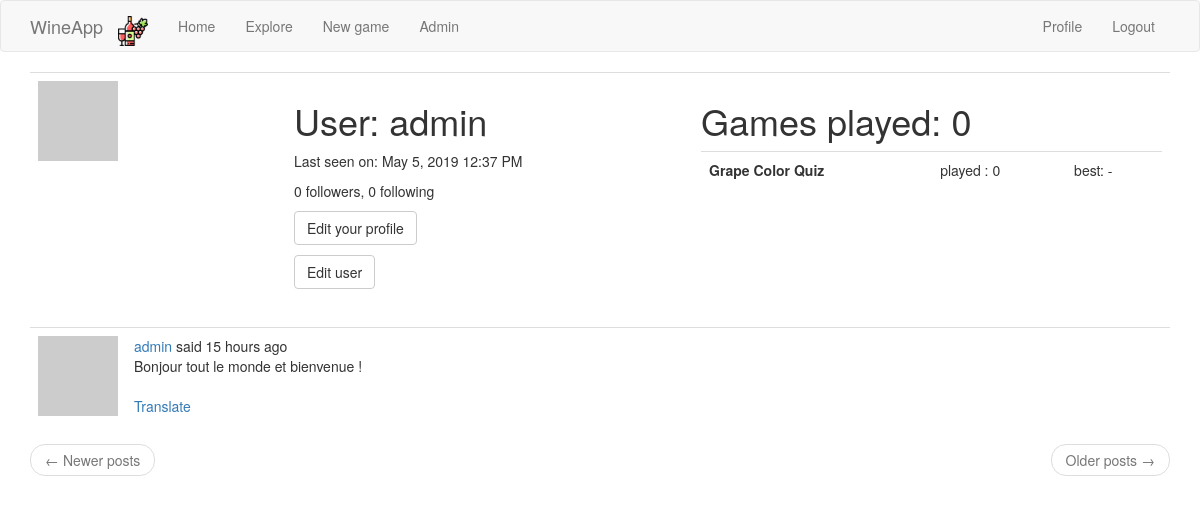
The page /user/admin (signed in) on the database as committed earlier.
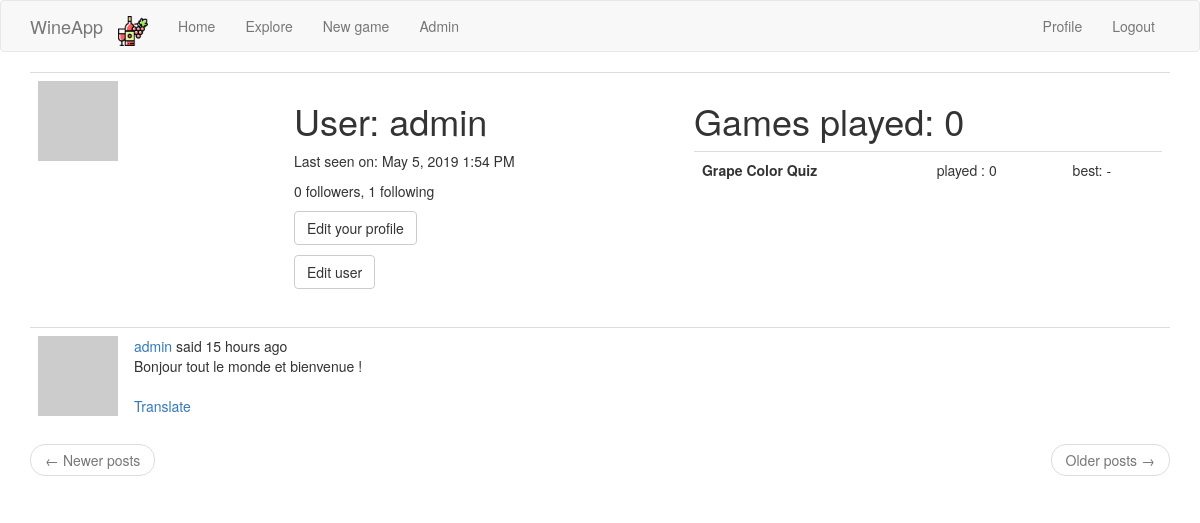
The same page on the database as committed later.
### app/models.py (models this page shows, shortened)
class User(UserMixin, db.Model):
    id = db.Column(db.Integer, primary_key=True)
    username = db.Column(db.String(64), index=True, unique=True)
    email = db.Column(db.String(120), index=True, unique=True)
    password_hash = db.Column(db.String(128))
    posts = db.relationship('Post', backref='author', lazy='dynamic')
    about_me = db.Column(db.String(140))
    last_seen = db.Column(db.DateTime, default=datetime.utcnow)
    followed = db.relationship(
        'User', secondary=followers,
        primaryjoin=(followers.c.follower_id == id),
        secondaryjoin=(followers.c.followed_id == id),
        backref=db.backref('followers', lazy='dynamic'), lazy='dynamic')
    def avatar(self, size):
        digest = md5(self.email.lower().encode('utf-8')).hexdigest()
        return 'https://www.gravatar.com/avatar/{}?d=identicon&s={}'.format(
            digest, size)

class Post(db.Model):
    id = db.Column(db.Integer, primary_key=True)
    body = db.Column(db.String(140))
    timestamp = db.Column(db.DateTime, index=True, default=datetime.utcnow)
    user_id = db.Column(db.Integer, db.ForeignKey('user.id'))
    language = db.Column(db.String(5))

### app/main/routes.py (the view)
@bp.route('/user/<username>')
@login_required
def user(username):
    user_ = User.query.filter_by(username=username).first_or_404()
    summary_per_type, nb_played_games = get_player_stats(user_)
    page = request.args.get('page', 1, type=int)
    posts = user_.posts.order_by(Post.timestamp.desc()).paginate(
        page, current_app.config['POSTS_PER_PAGE'], False)
    next_url = url_for('main.user', username=user_.username,
                       page=posts.next_num) if posts.has_next else None
    prev_url = url_for('main.user', username=user_.username,
                       page=posts.prev_num) if posts.has_prev else None
    return render_template('user.html', user=user_, posts=posts.items,
                           next_url=next_url, prev_url=prev_url, nb_played_games=nb_played_games,
                           games_data=summary_per_type)

### app/main/routes.py (called while the page is built)
@bp.before_app_request
def before_request():
    if current_user.is_authenticated:
        current_user.last_seen = datetime.utcnow()
        db.session.commit()
    g.locale = str(get_locale())

### app/models.py (called while the page is built)
@login.user_loader
def load_user(id):
    return User.query.get(int(id))

def get_player_stats(user_):
    games = Game.query.filter_by(player_id=user_.id).all()
    games_per_type = {}
    for game_type, game_name in current_app.config['GAMES_TO_NAMES'].items():
        games_per_type[(game_type, game_name)] = [game for game in games if game.game_type == game_type]
    summary_per_type = []
    for (game_type, game_name), games in games_per_type.items():
        summary_per_type.append(
            {
                'name': game_name,
                'type': game_type,
                'nb_played': len(games),
                'best': max(games, key=lambda x: x.score).score if len(games) > 0 else '-'
            }
        )
        return summary_per_type, len(games)

### app/templates/user.html (shortened to what this page needs)
{% extends "base.html" %}
{% block app_content %}
<table class="table table-hover">
    <tr>
        <td width="256px"><img src="{{ user.avatar(256) }}"></td>
        <td>
            <h1>{{ _('User') }}: {{ user.username }}</h1>
            {% if user.last_seen %}
            <p>{{ _('Last seen on') }}: {{ moment(user.last_seen).format('LLL') }}</p>
            {% endif %}
            <p>{{ _('%(count)d followers', count=user.followers.count()) }}, {{ _('%(count)d following',
                count=user.followed.count()) }}</p>
            {% if user == current_user %}
            <p><a class="btn btn-default" href="{{ url_for('main.edit_profile') }}">{{ _('Edit your profile') }}</a></p>
            {% elif not current_user.is_following(user) %}
            <p><a class="btn btn-default" href="{{ url_for('main.follow', username=user.username) }}">{{ _('Follow') }}</a></p>
            {% else %}
            <p><a class="btn btn-default" href="{{ url_for('main.unfollow', username=user.username) }}">{{ _('Unfollow') }}</a></p>
            {% endif %}
            {% if current_user.username == 'admin' %}
            <p><a class="btn btn-default" href="{{ url_for('main.edit_user', username=user.username) }}">{{ _('Edit user') }}</a></p>
            {% endif %}
        </td>
        <td>
            <h1>Games played: {{ nb_played_games }}</h1>
            <table class="table table-hover">
                {% for game in games_data %}
                <tr onclick="window.location='{{ url_for('main.quick_new_game', game_type=game.type) }}'">
                    <th>{{ game.name }}</th>
                    <td>played : {{ game.nb_played }}</td>
                    <td>best: {{ game.best }}</td>
                    {% endfor %}
                </tr>
            </table>
        </td>
    </tr>
</table>
{% for post in posts %}
{% include '_post.html' %}
{% endfor %}
<nav aria-label="...">
    <ul class="pager">
        <li class="previous{% if not prev_url %} disabled{% endif %}">
            <a href="{{ prev_url or '#' }}">
                <span aria-hidden="true">&larr;</span> {{ _('Newer posts') }}
            </a>
        </li>
        <li class="next{% if not next_url %} disabled{% endif %}">
            <a href="{{ next_url or '#' }}">
                {{ _('Older posts') }} <span aria-hidden="true">&rarr;</span>
            </a>
        </li>
    </ul>
</nav>
{% endblock %}

### app/templates/base.html (shortened to what this page needs)
{% extends 'bootstrap/base.html' %}
{% block navbar %}
<nav class="navbar navbar-default">
    <div class="container">
        <div class="navbar-header">
            <a class="navbar-brand" href="{{ url_for('main.index') }}">WineApp</a>
        </div>
        <div class="collapse navbar-collapse" id="bs-example-navbar-collapse-1">
            <ul class="nav navbar-nav">
                <li><a href="{{ url_for('main.index') }}" class="navbar-brand">
                    <img src="/static/bottle_red_wine.png" style="height:30px;margin:0px;padding:0px;">
                </a></li>
                <li><a href="{{ url_for('main.index') }}">{{ _('Home') }}</a></li>
                <li class="nav-item dropdown">
                    <a class="nav-link dropdown-toggle" href="#" id="navbarDropdown" role="button"
                       data-toggle="dropdown" aria-haspopup="true" aria-expanded="false">
                        Explore
                    </a>
                </li>
                <li><a href="{{ url_for('main.new_game') }}">{{ _('New game') }}</a></li>
                {% if current_user.username == 'admin' %}
                <li><a href="{{ url_for('main.admin') }}">{{ _('Admin') }}</a></li>
                {% endif %}
            </ul>
            <ul class="nav navbar-nav navbar-right">
                {% if current_user.is_anonymous %}
                <li><a href="{{ url_for('auth.login') }}">{{ _('Login') }}</a></li>
                {% else %}
                <li><a href="{{ url_for('main.user', username=current_user.username) }}">{{ _('Profile') }}</a></li>
                <li><a href="{{ url_for('auth.logout') }}">{{ _('Logout') }}</a></li>
                {% endif %}
            </ul>
        </div>
    </div>
</nav>
{% endblock %}
{% block content %}
<div class="container">
    {% block app_content %}{% endblock %}
</div>
{% endblock %}

### app/templates/_post.html (shortened to what this page needs)
    <table class="table table-hover">
        <tr>
            <td width="70px">
                <a href="{{ url_for('main.user', username=post.author.username) }}">
                    <img src="{{ post.author.avatar(70) }}" />
                </a>
            </td>
            <td>
                {{ _('%(username)s said %(when)s',
                    username=user_link, when=moment(post.timestamp).fromNow()) }}
                <br>
                <span id="post{{ post.id }}">{{ post.body }}</span>
                {% if post.language and post.language != g.locale %}
                <br><br>
                <span id="translation{{ post.id }}">
                    <a href="javascript:translate(
                                '#post{{ post.id }}',
                                '#translation{{ post.id }}',
                                '{{ post.language }}',
                                '{{ g.locale }}');">{{ _('Translate') }}</a>
                </span>
                {% endif %}
            </td>
        </tr>
    </table>

Rows that differ between the two databases and show on the page:
changed User "admin": last_seen "May 5, 2019 12:37 PM" → "May 5, 2019 1:54 PM"
Other text that changed with them:
text no longer shown: "0 following"
text now shown: "1 following"
